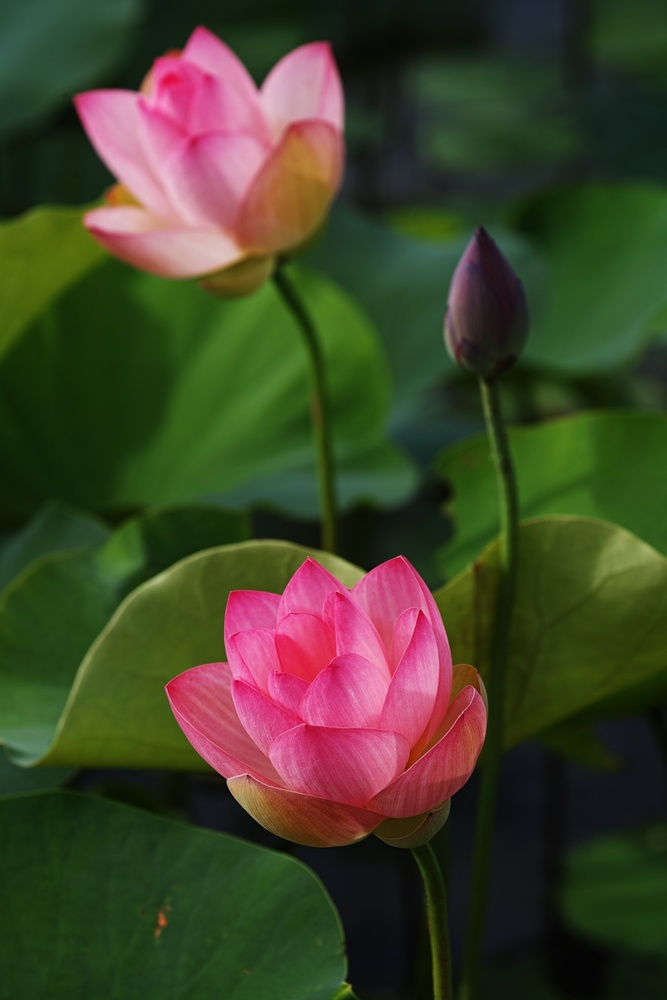
#> input picture photo_data/flowers/SDQH1920.jpg, 667 x 1000 px, shrunk from 1035 x 1552 before the run
$ jupyter execute Creating_illustration_like_pictures_from_photos_ver3.ipynb   (shell and % lines are left out)
#> lines starting #> are read from the running program, lines starting #| are printed output that depends on the picture
[cell 1]
import numpy as np      # import libraries
import cv2
import matplotlib.pyplot as plt
from sklearn.cluster import KMeans
from PIL import Image
from PIL import ImageEnhance

[cell 2]
img_o = plt.imread('photo_data/flowers/SDQH1920.jpg')     # load the final image and change its type to PIL image to use pillow library
#> img_o is the input picture: shape (1000, 667, 3); mean R, G, B 64.8, 65.9, 40.9

img_blur = cv2.blur(img_o, (5, 5))      # make the image blur
img = cv2.hconcat([img_blur])

img_s = img / 255    # scaling

img_s_pre_clusteing = img_s.reshape(img.shape[0] * img.shape[1], 3)     # reshape for clustring
img_s_pre_clusteing.shape

k_means = KMeans(16)              # apply K-means
k_means.fit(img_s_pre_clusteing)

img_d_reduction = k_means.cluster_centers_[k_means.labels_].reshape(img.shape[0], img.shape[1], 3)

fig = plt.figure(figsize = (22, 10))    # see the dimension reduction result
ax1 = fig.add_subplot(1, 2, 1)
ax2 = fig.add_subplot(1, 2, 2)

ax1.imshow(img)
ax2.imshow(img_d_reduction)

#plt.imsave('original_image.jpg', img)
#plt.imsave('dimension_reduction_image.jpg', img_d_reduction)

plt.show()
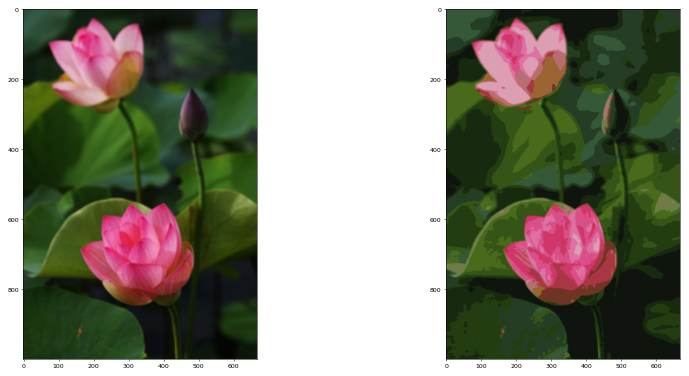
#> figure drawn by matplotlib, 2 panels

[cell 3]
image = (255 * (0.299 * img_d_reduction[:, :, 0] + 0.587 * img_d_reduction[:, :, 1] + 0.114 * img_d_reduction[:, :, 2]))    # convert to a gray image

[cell 4]
image = (image * 255).astype(np.uint8)
print(image.shape)
#| (1000, 667)
print(type(image))
#| <class 'numpy.ndarray'>
image

[cell 5]
plt.figure(figsize = (20, 10))
canny_image = cv2.Canny(image, 50, 100)          # Canny - edge detection
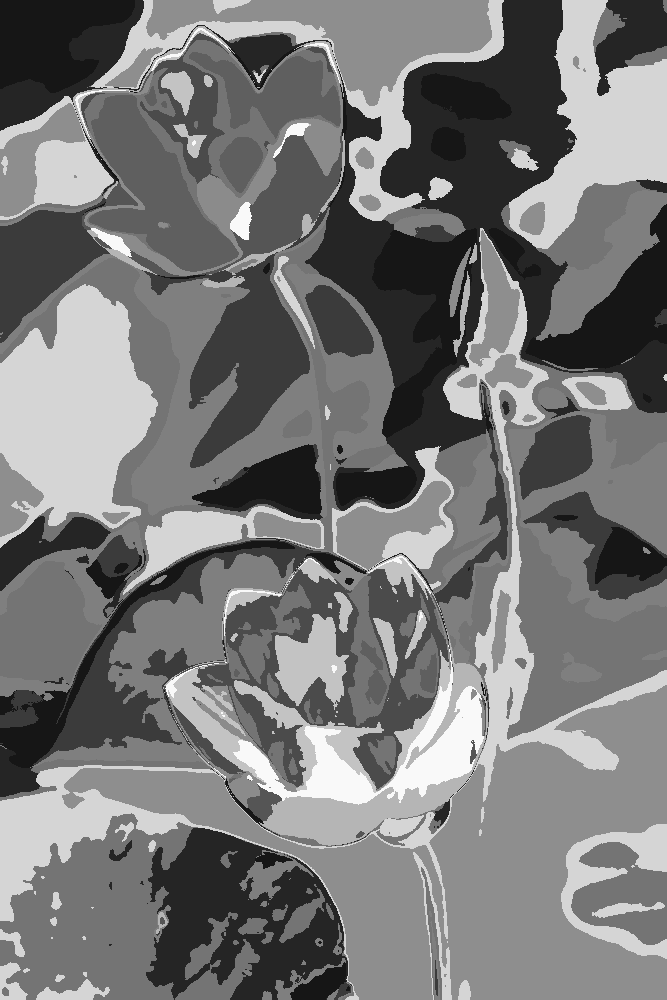
#> image: shape (1000, 667); min 22, max 249, mean 119
canny_image_r = cv2.bitwise_not(canny_image)     # reverse black and white
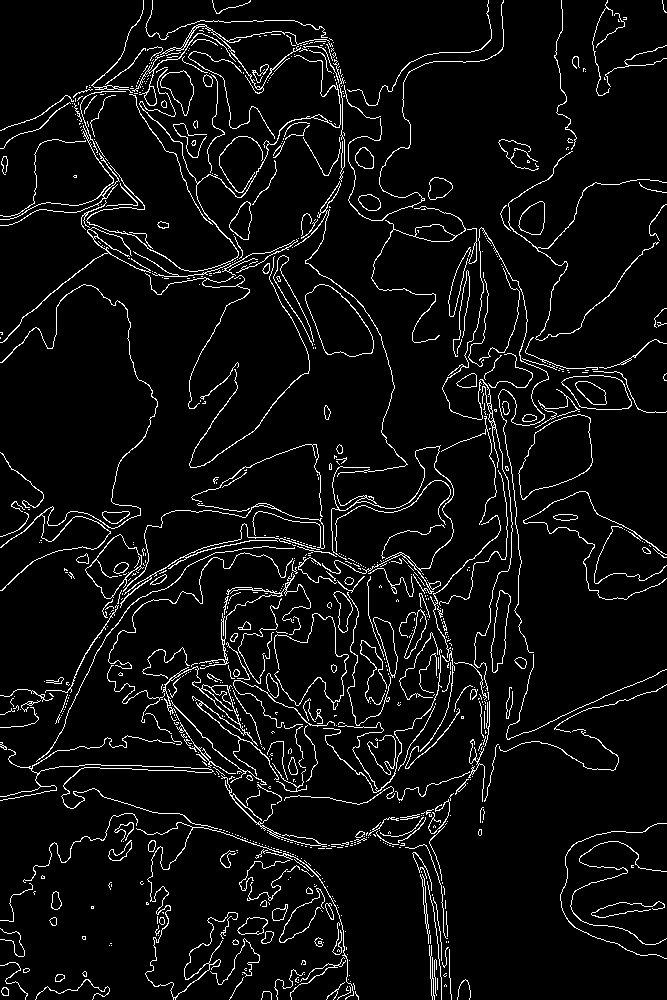
#> canny_image: shape (1000, 667); 5.7% white in thin lines or dots

#plt.imsave('edge_detection_image.jpg', canny_image_r, cmap = 'gray')

plt.imshow(canny_image_r, cmap = 'gray')
plt.show()
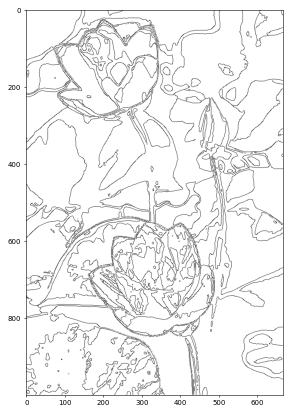
#> figure drawn by matplotlib, 1 panel

[cell 6]
canny_image_r

for i in range(canny_image_r.shape[0]):         # overlap the image with dimension reduction and edges
    for j in range(canny_image_r.shape[1]):
        for k in range(3):
            if canny_image_r[i, j] == 0:
                img_d_reduction[i, j, k] = 0
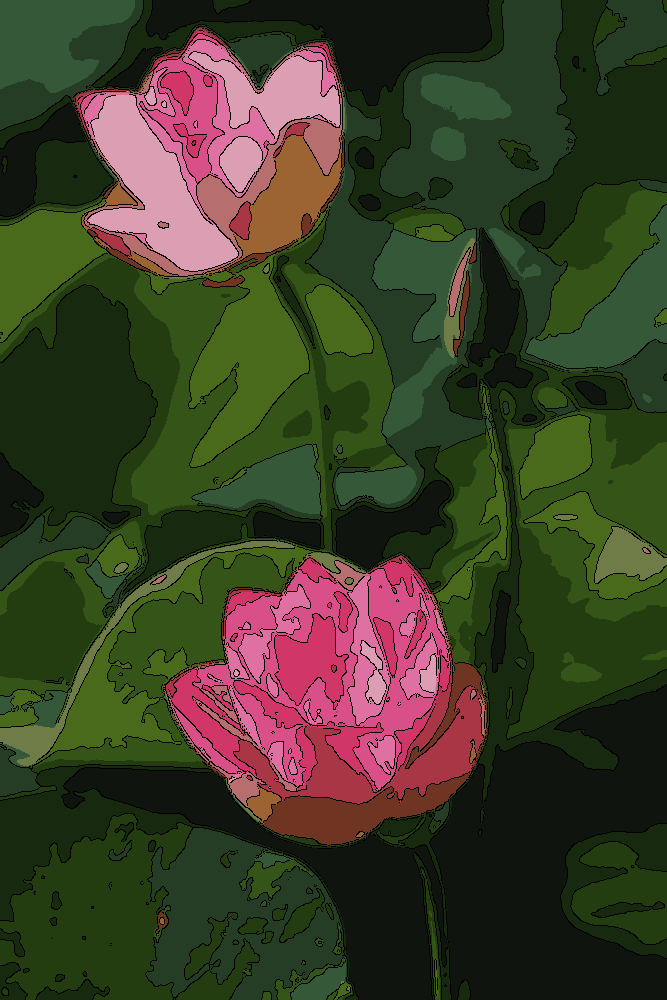
#> img_d_reduction: shape (1000, 667, 3) float64; mean of channels 0, 1, 2 0.235, 0.243, 0.149; drawn as R, G, B

[cell 7]
plt.figure(figsize = (20, 10))

plt.imshow(img_d_reduction)
#plt.imsave('data/final_image_blur.jpg', img_d_reduction)

ax = plt.gca()
ax.axes.xaxis.set_visible(False)
ax.axes.yaxis.set_visible(False)

plt.show()

[cell 8]
arrayimage = np.asarray(img_d_reduction)
scale = 255.0 / np.max(arrayimage)
#> scale = 291.6

my_img = Image.fromarray(np.uint8(arrayimage * scale))
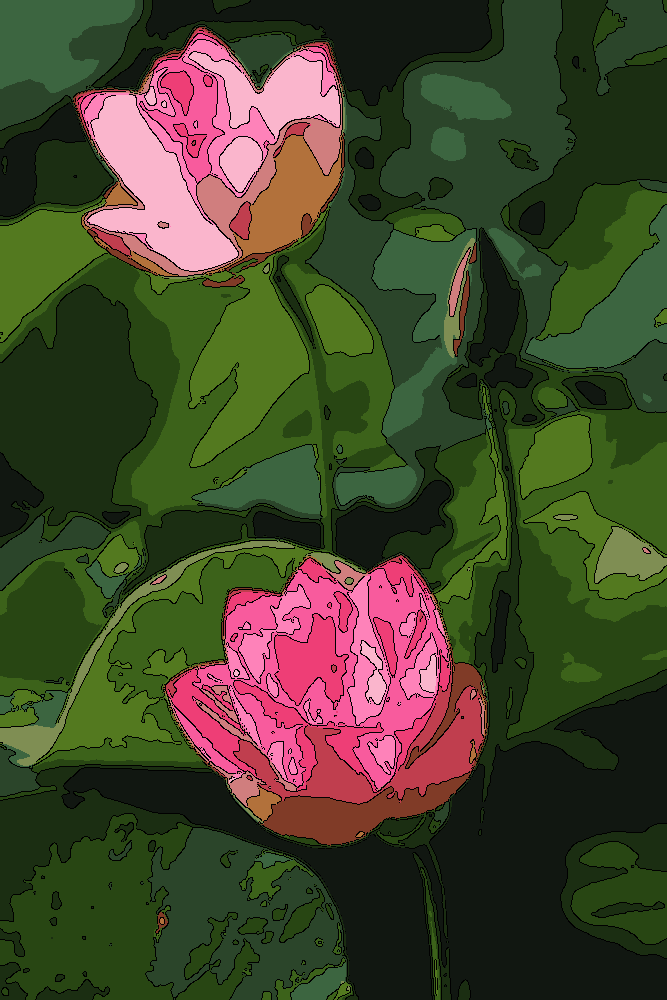
#> my_img: PIL image 667x1000 RGB; mean R, G, B 68, 70.1, 43

enhancer = ImageEnhance.Sharpness(my_img)     # Change brightness, etc.
img_1 = enhancer.enhance(3.0)
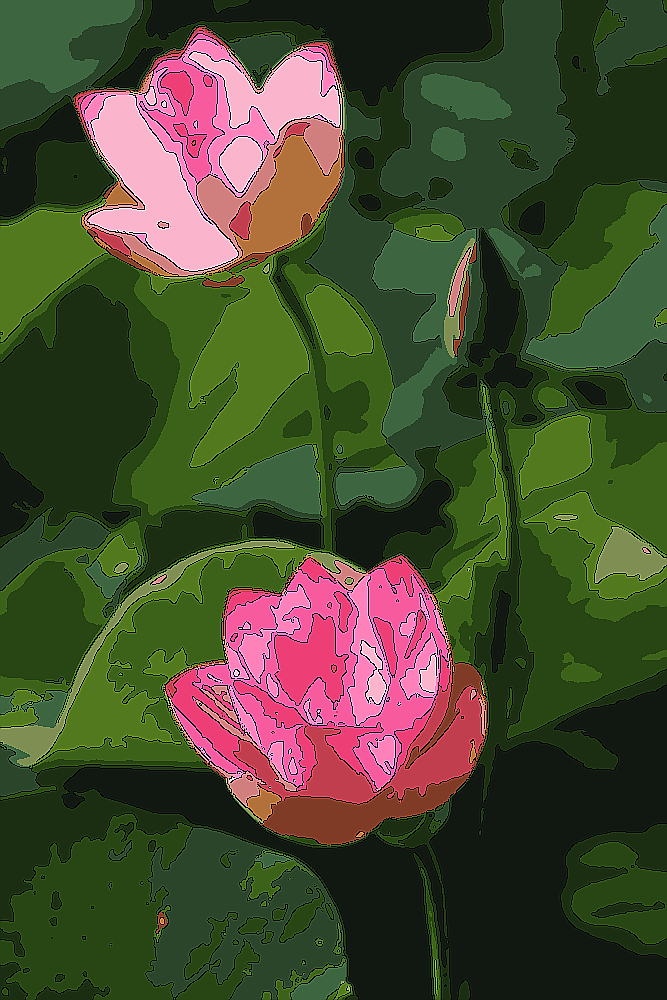
#> img_1: PIL image 667x1000 RGB; mean R, G, B 70.5, 74, 45.7

enhancer = ImageEnhance.Brightness(img_1)
img_2 = enhancer.enhance(1.2)
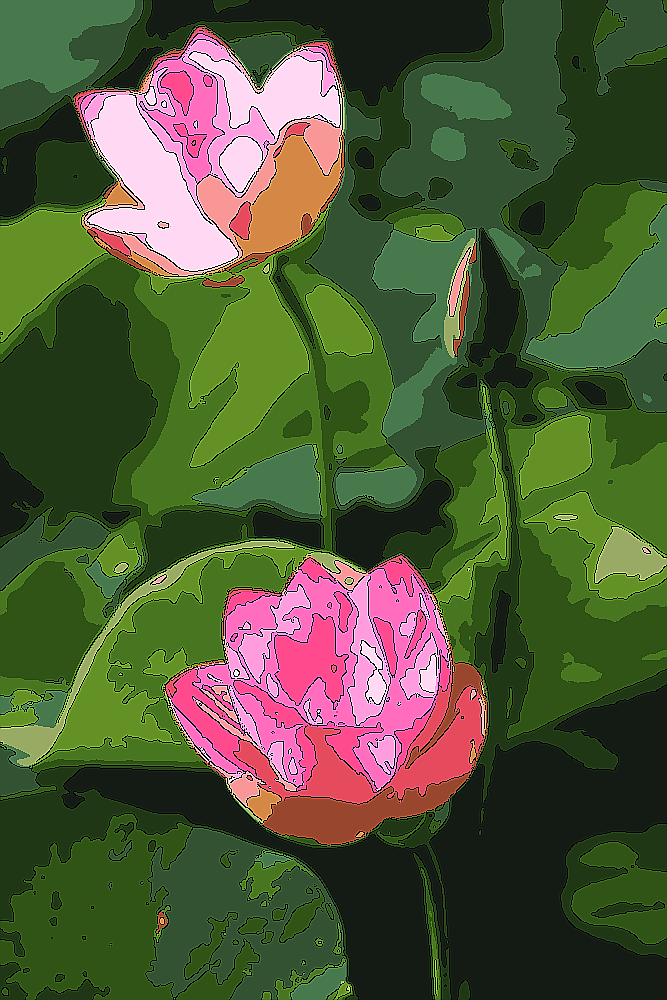
#> img_2: PIL image 667x1000 RGB; mean R, G, B 79.4, 88.4, 53.9

converter = ImageEnhance.Color(img_2)
img_3 = converter.enhance(1.2)

img_3.save('photo_data/flowers/final_image_3.png')
plt.figure(figsize = (20, 10))
plt.axis('off')
plt.imshow(img_3)
plt.show()

$ run again, with photo_data/flowers/DP2M1965.jpg copied over photo_data/flowers/SDQH1920.jpg
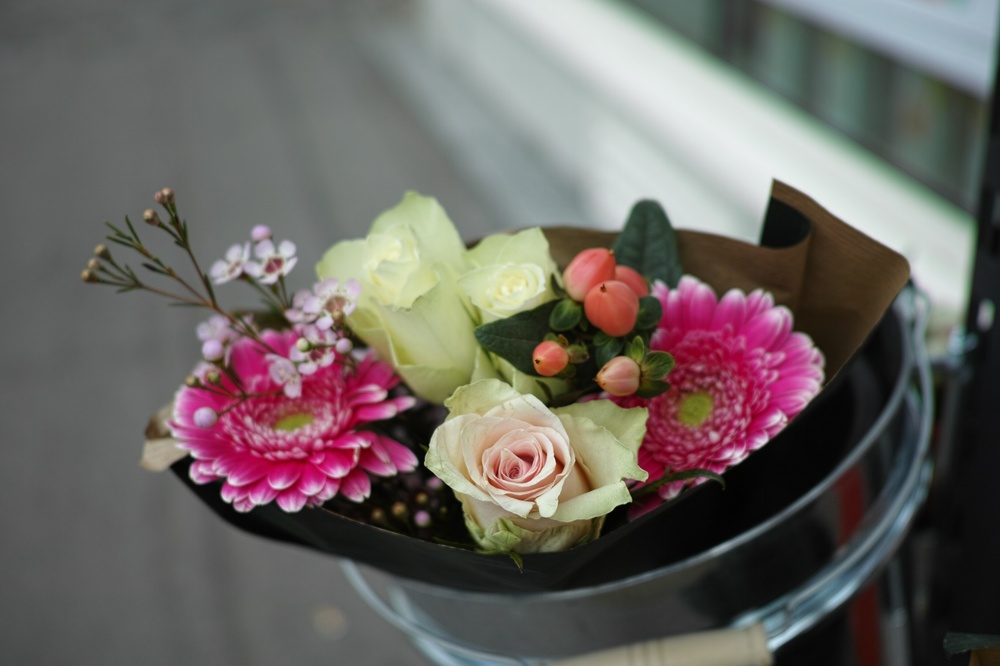
#> input picture photo_data/flowers/DP2M1965.jpg, 1000 x 666 px, shrunk from 1553 x 1035 before the run
#> img_o is the input picture: shape (666, 1000, 3); mean R, G, B 107.6, 101.4, 98.4
#| (666, 1000)
#| <class 'numpy.ndarray'>
#> `canny_image_r = cv2.bitwise_not(canny_image)`:
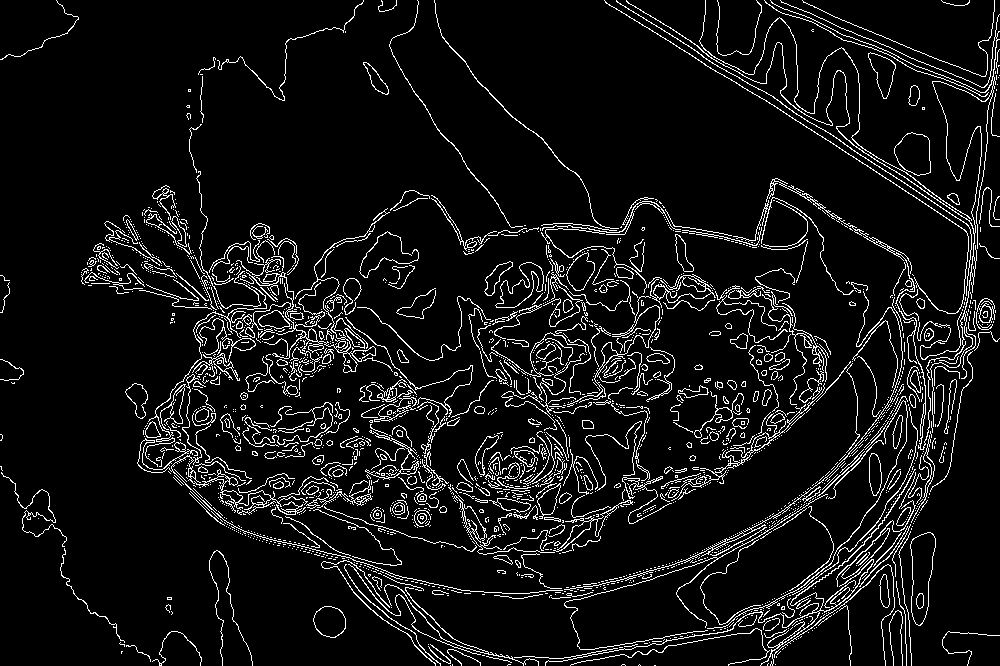
#> canny_image: shape (666, 1000); 7.4% white in thin lines or dots
#> scale = 294
#> `img_2 = enhancer.enhance(1.2)`:
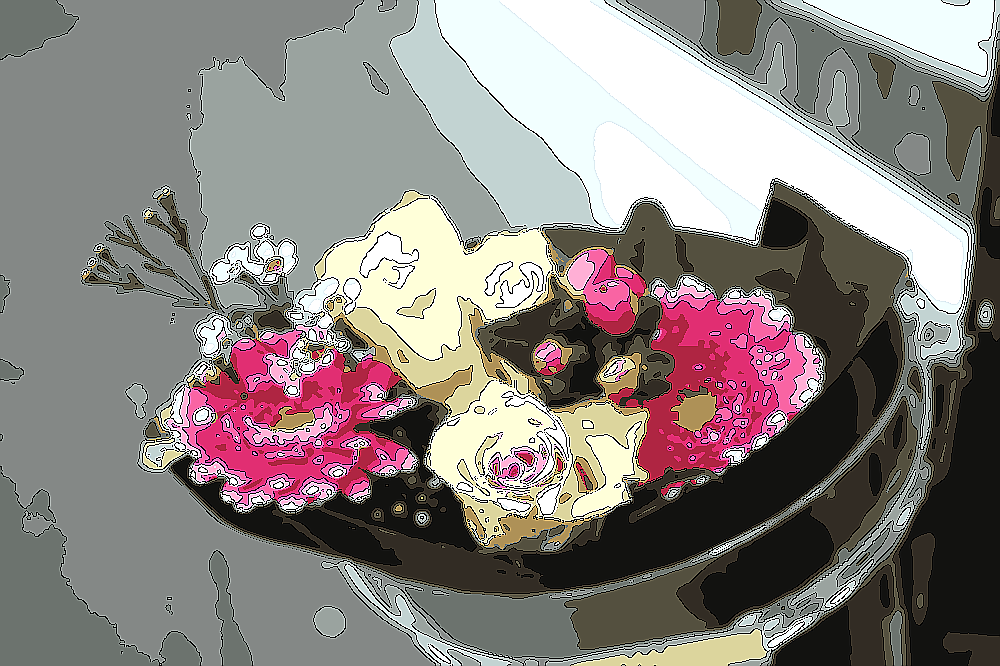
#> img_2: PIL image 1000x666 RGB; mean R, G, B 139, 131.3, 128.6
